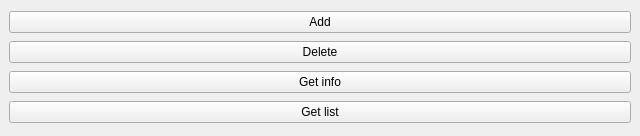
<?xml version="1.0" encoding="UTF-8"?>
<ui version="4.0">
 <class>itemWindow</class>
 <widget class="QMainWindow" name="itemWindow">
  <property name="geometry">
   <rect>
    <x>0</x>
    <y>0</y>
    <width>640</width>
    <height>136</height>
   </rect>
  </property>
  <property name="windowTitle">
   <string>Items</string>
  </property>
  <widget class="QWidget" name="centralwidget">
   <layout class="QVBoxLayout" name="verticalLayout">
    <item>
     <widget class="QPushButton" name="addButton">
      <property name="text">
       <string>Add</string>
      </property>
     </widget>
    </item>
    <item>
     <widget class="QPushButton" name="deleteButton">
      <property name="text">
       <string>Delete</string>
      </property>
     </widget>
    </item>
    <item>
     <widget class="QPushButton" name="getInfoButton">
      <property name="text">
       <string>Get info</string>
      </property>
     </widget>
    </item>
    <item>
     <widget class="QPushButton" name="getListButton">
      <property name="text">
       <string>Get list</string>
      </property>
     </widget>
    </item>
   </layout>
  </widget>
 </widget>
 <resources/>
 <connections/>
</ui>
